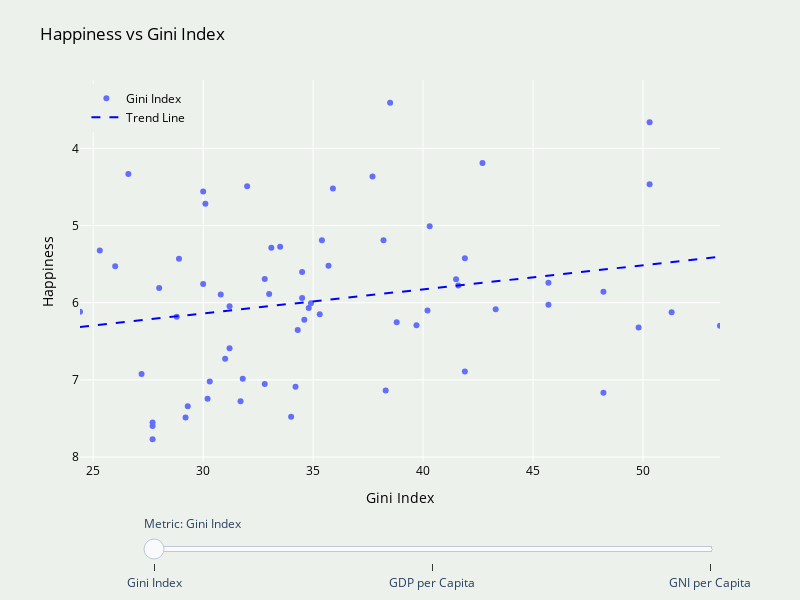

This figure's notebook cell:
### Markdown cell above
**Money does buy happiness**

It is often proposed that greater national wealth leads to higher levels of happiness among citizens. To see wether they are correlated, we analysed how average happiness scores relate to three key economic indicators: Gross Domestic Product (GDP), Gross National Income (GNI), and the Gini Index (Income inequality).



The trendlines suggest that countries with higher GDP and GNI often report higher happiness levels. This supports the general belief that wealth leads to happiness due to the fact that wealth increases access to basic needs, and social stability, factors that are positively associated with well-being and happiness. However, the relationship is not linear, and several wealthy countries show only moderate happiness scores, this suggests other factors are still extremely relevant and happiness cannot be predicted by looking at wealth alone. Correlation does not imply causation, and the observed pattern may be influenced by unmeasured factors.

The third plot, Happiness vs Gini Index, presents a different insight. Within this dataset, a negative correlation is visible, with happiness tending to decline as income inequality (measured by the Gini Index) increases. . In other words, even among wealthier nations, greater inequality is associated with lower average happiness. This aligns with findings by researchers such as Oishi et al., (2011), who in their research found that americans reported being happier on average in years where the national income inequality was less. This suggests income inequality might be a factor which has impact on the happiness . However income inequality may be acting as a substitute for how people perceive the fairness in society and the level of social mobility people have. Happiness is also a subjective measurement, and cultural differences in how inequality is perceived can vary widely, potentially affecting how people respond in surveys.

The plots suggest that while wealth does matter, its distribution may be even more of a factor. Factors such as income equality are likely important to how people will respond to questions about their happiness.

### Code cell
import pandas as pd
import numpy as np
import plotly.graph_objects as go
from plotly.offline import init_notebook_mode, iplot

init_notebook_mode(connected=True)

df = pd.read_csv('final.csv')

df['Happiness_rank'] = df['Happiness'].rank(method='min', ascending=False).astype(int)
total_countries = df['Country'].nunique()

df_gini = df.dropna(subset=['Gini_index', 'Happiness', 'Country', 'Happiness_rank'])
df_gdp  = df.dropna(subset=['GDP_current_usd', 'Happiness', 'Country', 'Happiness_rank'])
df_gni  = df.dropna(subset=['GNI_current_usd', 'Happiness', 'Country', 'Happiness_rank'])

x_range_gini = [df_gini['Gini_index'].min(), df_gini['Gini_index'].max()]
x_range_gdp  = [df_gdp['GDP_current_usd'].min(), 5e11]
x_range_gni  = [df_gni['GNI_current_usd'].min(), 5e11]
y_range      = [df['Happiness'].min(), df['Happiness'].max()]

def add_trend_trace(x, y, color, visible=True):
    x_vals = x.values
    y_vals = y.values
    slope, intercept = np.polyfit(x_vals, y_vals, 1)
    x_trend = np.linspace(min(x_vals), max(x_vals), 100)
    y_trend = slope * x_trend + intercept
    
    return go.Scatter(
        x=x_trend,
        y=y_trend,
        mode='lines',
        line=dict(color=color, dash='dash'),
        name='Trend Line',
        visible=visible,
        hoverinfo='skip'
    )

trace_gini = go.Scatter(
    x=df_gini['Gini_index'],
    y=df_gini['Happiness'],
    mode='markers',
    name='Gini Index',
    visible=True,
    text=df_gini['Country'],
    customdata=df_gini['Happiness_rank'],
    hovertemplate=(
        "Country: %{text}<br>"
        f"Rank: %{{customdata}} out of {total_countries}<br>"
        "Gini Index: %{x:.1f}<br>"
        "Happiness: %{y:.2f}<extra></extra>"
    )
)

trace_gdp = go.Scatter(
    x=df_gdp['GDP_current_usd'],
    y=df_gdp['Happiness'],
    mode='markers',
    name='GDP per Capita',
    visible=False,
    text=df_gdp['Country'],
    customdata=df_gdp['Happiness_rank'],
    hovertemplate=(
        "Country: %{text}<br>"
        f"Rank: %{{customdata}} out of {total_countries}<br>"
        "GDP per Capita: $%{x:,.0f}<br>"
        "Happiness: %{y:.2f}<extra></extra>"
    )
)

trace_gni = go.Scatter(
    x=df_gni['GNI_current_usd'],
    y=df_gni['Happiness'],
    mode='markers',
    name='GNI per Capita',
    visible=False,
    text=df_gni['Country'],
    customdata=df_gni['Happiness_rank'],
    hovertemplate=(
        "Country: %{text}<br>"
        f"Rank: %{{customdata}} out of {total_countries}<br>"
        "GNI per Capita: $%{x:,.0f}<br>"
        "Happiness: %{y:.2f}<extra></extra>"
    )
)

trend_gini = add_trend_trace(df_gini['Gini_index'], df_gini['Happiness'], 'blue', True)
trend_gdp  = add_trend_trace(df_gdp['GDP_current_usd'], df_gdp['Happiness'], 'blue', False)
trend_gni  = add_trend_trace(df_gni['GNI_current_usd'], df_gni['Happiness'], 'blue', False)

fig = go.Figure(data=[trace_gini, trace_gdp, trace_gni, trend_gini, trend_gdp, trend_gni])

steps = [
    dict(method='update', label='Gini Index',
         args=[{'visible': [True, False, False, True, False, False]},
               {'title': 'Happiness vs Gini Index',
                'xaxis': {'title': 'Gini Index', 'range': x_range_gini, 'fixedrange': True},
                'yaxis': {'title': 'Happiness', 'range': y_range, 'fixedrange': True}}]),
    dict(method='update', label='GDP per Capita',
         args=[{'visible': [False, True, False, False, True, False]},
               {'title': 'Happiness vs GDP per Capita',
                'xaxis': {'title': 'GDP per Capita (USD)', 'range': x_range_gdp, 'fixedrange': True},
                'yaxis': {'title': 'Happiness', 'range': y_range, 'fixedrange': True}}]),
    dict(method='update', label='GNI per Capita',
         args=[{'visible': [False, False, True, False, False, True]},
               {'title': 'Happiness vs GNI per Capita',
                'xaxis': {'title': 'GNI per Capita (USD)', 'range': x_range_gni, 'fixedrange': True},
                'yaxis': {'title': 'Happiness', 'range': y_range, 'fixedrange': True}}])
]

fig.update_layout(
    paper_bgcolor='#EDF1EC',
    plot_bgcolor='#EDF1EC',
    sliders=[dict(
        active=0,
        currentvalue={'prefix': 'Metric: '},
        pad={'t': 50},
        steps=steps,
        len=0.9,
        x=0.1,
        xanchor='left'
    )],
    title="Happiness vs Gini Index",
    title_font_color='black',
    width=800,
    height=600,
    autosize=False,
    margin=dict(t=80, b=80, l=80, r=80),
    xaxis=dict(
        title=dict(text='Gini Index', font=dict(size=14, color='black')),
        range=x_range_gini,
        fixedrange=True,
        tickfont=dict(size=12, color='black'),
        automargin=False
    ),
    yaxis=dict(
        title=dict(text='Happiness', font=dict(size=14, color='black')),
        range=y_range,
        fixedrange=True,
        tickmode='linear',
        dtick=1,
        tickfont=dict(size=12, color='black'),
        automargin=False,
        autorange='reversed'
    ),
    hoverlabel=dict(font=dict(size=12, color='black')),
    showlegend=True,
    legend=dict(
        font=dict(size=12, color='black'),
        x=0.01, y=0.99,
        borderwidth=0,
    )
)

fig.show()

### Figure 1 — Plotly figure (JSON) as saved in the notebook; plotly's stock layout.template omitted (floating-point values rounded to 4 significant figures; data arrays with more than 128 entries replaced by an {"elided": "..."} marker saying what was removed)
{"data": [{"customdata": [1, 2, 3, 5, 6, 7, 9, 10, 12, 13, 14, 15, 16, 17, 18, 19, 21, 23, 28, 29, 30, 31, 33, 34, 36, 38, 39, 40, 42, 43, 44, 45, 46, 48, 49, 50, 53, 54, 55, 56, 57, 58, 59, 60, 63, 64, 66, 68, 69, 72, 73, 75, 82, 83, 86, 93, 100, 102, 104, 105, 111, 114, 116, 125, 128], "hovertemplate": "Country: %{text}<br>Rank: %{customdata} out of 133<br>Gini Index: %{x:.1f}<br>Happiness: %{y:.2f}<extra></extra>", "mode": "markers", "name": "Gini Index", "text": ["Finland", "Denmark", "Norway", "Netherlands", "Switzerland", "Sweden", "Canada", "Austria", "Costa Rica", "Israel", "Luxembourg", "United Kingdom", "Ireland", "Germany", "Belgium", "United States", "Malta", "France", "Spain", "Panama", "Brazil", "Uruguay", "El Salvador", "Italy", "Poland", "Lithuania", "Colombia", "Slovenia", "Kosovo", "Argentina", "Romania", "Cyprus", "Ecuador", "Thailand", "Latvia", "Estonia", "Japan", "Honduras", "Kazakhstan", "Bolivia", "Hungary", "Paraguay", "Peru", "Portugal", "Serbia", "Moldova", "Montenegro", "Croatia", "Dominican Republic", "Belarus", "Greece", "North Macedonia", "Indonesia", "China", "Bulgaria", "Albania", "Armenia", "Georgia", "Mauritania", "Mozambique", "Sri Lanka", "Ukraine", "Uganda", "Zimbabwe", "Malawi"], "type": "scatter", "visible": true, "x": [27.7, 27.7, 27.7, 29.2, 34.0, 29.3, 31.7, 30.2, 48.2, 38.3, 34.2, 32.8, 30.3, 31.8, 27.2, 41.9, 31.0, 31.2, 34.3, 49.8, 53.5, 39.7, 38.8, 34.6, 28.8, 35.3, 51.3, 24.4, 40.2, 43.3, 34.8, 31.2, 45.7, 34.9, 34.5, 30.8, 33.0, 48.2, 28.0, 41.6, 30.0, 45.7, 41.5, 32.8, 34.5, 26.0, 35.7, 28.9, 41.9, 25.3, 33.1, 33.5, 35.4, 38.2, 40.3, 30.1, 30.0, 35.9, 32.0, 50.3, 37.7, 26.6, 42.7, 50.3, 38.5], "y": [7.769, 7.6, 7.554, 7.488, 7.48, 7.343, 7.278, 7.246, 7.167, 7.139, 7.09, 7.054, 7.021, 6.985, 6.923, 6.892, 6.726, 6.592, 6.354, 6.321, 6.3, 6.293, 6.253, 6.223, 6.182, 6.149, 6.125, 6.118, 6.1, 6.086, 6.07, 6.046, 6.028, 6.008, 5.94, 5.893, 5.886, 5.86, 5.809, 5.779, 5.758, 5.743, 5.697, 5.693, 5.603, 5.529, 5.523, 5.432, 5.425, 5.323, 5.287, 5.274, 5.192, 5.191, 5.011, 4.719, 4.559, 4.519, 4.49, 4.466, 4.366, 4.332, 4.189, 3.663, 3.41]}, {"customdata": {"elided": "132 int values"}, "hovertemplate": "Country: %{text}<br>Rank: %{customdata} out of 133<br>GDP per Capita: $%{x:,.0f}<br>Happiness: %{y:.2f}<extra></extra>", "mode": "markers", "name": "GDP per Capita", "text": {"elided": "132 str values"}, "type": "scatter", "visible": false, "x": {"elided": "132 float values"}, "y": {"elided": "132 float values"}}, {"customdata": {"elided": "132 int values"}, "hovertemplate": "Country: %{text}<br>Rank: %{customdata} out of 133<br>GNI per Capita: $%{x:,.0f}<br>Happiness: %{y:.2f}<extra></extra>", "mode": "markers", "name": "GNI per Capita", "text": {"elided": "132 str values"}, "type": "scatter", "visible": false, "x": {"elided": "132 float values"}, "y": {"elided": "132 float values"}}, {"hoverinfo": "skip", "line": {"color": "blue", "dash": "dash"}, "mode": "lines", "name": "Trend Line", "type": "scatter", "visible": true, "x": [24.4, 24.69, 24.99, 25.28, 25.58, 25.87, 26.16, 26.46, 26.75, 27.05, 27.34, 27.63, 27.93, 28.22, 28.52, 28.81, 29.1, 29.4, 29.69, 29.98, 30.28, 30.57, 30.87, 31.16, 31.45, 31.75, 32.04, 32.34, 32.63, 32.92, 33.22, 33.51, 33.81, 34.1, 34.39, 34.69, 34.98, 35.28, 35.57, 35.86, 36.16, 36.45, 36.75, 37.04, 37.33, 37.63, 37.92, 38.22, 38.51, 38.8, 39.1, 39.39, 39.68, 39.98, 40.27, 40.57, 40.86, 41.15, 41.45, 41.74, 42.04, 42.33, 42.62, 42.92, 43.21, 43.51, 43.8, 44.09, 44.39, 44.68, 44.98, 45.27, 45.56, 45.86, 46.15, 46.45, 46.74, 47.03, 47.33, 47.62, 47.92, 48.21, 48.5, 48.8, 49.09, 49.38, 49.68, 49.97, 50.27, 50.56, 50.85, 51.15, 51.44, 51.74, 52.03, 52.32, 52.62, 52.91, 53.21, 53.5], "y": [6.314, 6.305, 6.296, 6.286, 6.277, 6.268, 6.259, 6.25, 6.241, 6.231, 6.222, 6.213, 6.204, 6.195, 6.186, 6.176, 6.167, 6.158, 6.149, 6.14, 6.131, 6.121, 6.112, 6.103, 6.094, 6.085, 6.075, 6.066, 6.057, 6.048, 6.039, 6.03, 6.02, 6.011, 6.002, 5.993, 5.984, 5.975, 5.965, 5.956, 5.947, 5.938, 5.929, 5.92, 5.91, 5.901, 5.892, 5.883, 5.874, 5.864, 5.855, 5.846, 5.837, 5.828, 5.819, 5.809, 5.8, 5.791, 5.782, 5.773, 5.764, 5.754, 5.745, 5.736, 5.727, 5.718, 5.709, 5.699, 5.69, 5.681, 5.672, 5.663, 5.653, 5.644, 5.635, 5.626, 5.617, 5.608, 5.598, 5.589, 5.58, 5.571, 5.562, 5.553, 5.543, 5.534, 5.525, 5.516, 5.507, 5.498, 5.488, 5.479, 5.47, 5.461, 5.452, 5.442, 5.433, 5.424, 5.415, 5.406]}, {"hoverinfo": "skip", "line": {"color": "blue", "dash": "dash"}, "mode": "lines", "name": "Trend Line", "type": "scatter", "visible": false, "x": [1195000000.0, 218800000000.0, 436300000000.0, 653900000000.0, 871400000000.0, 1089000000000.0, 1307000000000.0, 1524000000000.0, 1742000000000.0, 1959000000000.0, 2177000000000.0, 2394000000000.0, 2612000000000.0, 2830000000000.0, 3047000000000.0, 3265000000000.0, 3482000000000.0, 3700000000000.0, 3917000000000.0, 4135000000000.0, 4352000000000.0, 4570000000000.0, 4788000000000.0, 5005000000000.0, 5223000000000.0, 5440000000000.0, 5658000000000.0, 5875000000000.0, 6093000000000.0, 6311000000000.0, 6528000000000.0, 6746000000000.0, 6963000000000.0, 7181000000000.0, 7398000000000.0, 7616000000000.0, 7833000000000.0, 8051000000000.0, 8269000000000.0, 8486000000000.0, 8704000000000.0, 8921000000000.0, 9139000000000.0, 9356000000000.0, 9574000000000.0, 9792000000000.0, 10010000000000.0, 10230000000000.0, 10440000000000.0, 10660000000000.0, 10880000000000.0, 11100000000000.0, 11310000000000.0, 11530000000000.0, 11750000000000.0, 11970000000000.0, 12180000000000.0, 12400000000000.0, 12620000000000.0, 12840000000000.0, 13060000000000.0, 13270000000000.0, 13490000000000.0, 13710000000000.0, 13930000000000.0, 14140000000000.0, 14360000000000.0, 14580000000000.0, 14800000000000.0, 15010000000000.0, 15230000000000.0, 15450000000000.0, 15670000000000.0, 15880000000000.0, 16100000000000.0, 16320000000000.0, 16540000000000.0, 16750000000000.0, 16970000000000.0, 17190000000000.0, 17410000000000.0, 17620000000000.0, 17840000000000.0, 18060000000000.0, 18280000000000.0, 18490000000000.0, 18710000000000.0, 18930000000000.0, 19150000000000.0, 19360000000000.0, 19580000000000.0, 19800000000000.0, 20020000000000.0, 20230000000000.0, 20450000000000.0, 20670000000000.0, 20890000000000.0, 21100000000000.0, 21320000000000.0, 21540000000000.0], "y": [5.432, 5.45, 5.469, 5.487, 5.506, 5.524, 5.542, 5.561, 5.579, 5.598, 5.616, 5.635, 5.653, 5.671, 5.69, 5.708, 5.727, 5.745, 5.764, 5.782, 5.801, 5.819, 5.837, 5.856, 5.874, 5.893, 5.911, 5.93, 5.948, 5.966, 5.985, 6.003, 6.022, 6.04, 6.059, 6.077, 6.095, 6.114, 6.132, 6.151, 6.169, 6.188, 6.206, 6.225, 6.243, 6.261, 6.28, 6.298, 6.317, 6.335, 6.354, 6.372, 6.39, 6.409, 6.427, 6.446, 6.464, 6.483, 6.501, 6.519, 6.538, 6.556, 6.575, 6.593, 6.612, 6.63, 6.648, 6.667, 6.685, 6.704, 6.722, 6.741, 6.759, 6.778, 6.796, 6.814, 6.833, 6.851, 6.87, 6.888, 6.907, 6.925, 6.943, 6.962, 6.98, 6.999, 7.017, 7.036, 7.054, 7.072, 7.091, 7.109, 7.128, 7.146, 7.165, 7.183, 7.201, 7.22, 7.238, 7.257]}, {"hoverinfo": "skip", "line": {"color": "blue", "dash": "dash"}, "mode": "lines", "name": "Trend Line", "type": "scatter", "visible": false, "x": [1201000000.0, 221000000000.0, 440900000000.0, 660700000000.0, 880500000000.0, 1100000000000.0, 1320000000000.0, 1540000000000.0, 1760000000000.0, 1980000000000.0, 2200000000000.0, 2419000000000.0, 2639000000000.0, 2859000000000.0, 3079000000000.0, 3299000000000.0, 3519000000000.0, 3738000000000.0, 3958000000000.0, 4178000000000.0, 4398000000000.0, 4618000000000.0, 4838000000000.0, 5057000000000.0, 5277000000000.0, 5497000000000.0, 5717000000000.0, 5937000000000.0, 6157000000000.0, 6376000000000.0, 6596000000000.0, 6816000000000.0, 7036000000000.0, 7256000000000.0, 7476000000000.0, 7695000000000.0, 7915000000000.0, 8135000000000.0, 8355000000000.0, 8575000000000.0, 8795000000000.0, 9014000000000.0, 9234000000000.0, 9454000000000.0, 9674000000000.0, 9894000000000.0, 10110000000000.0, 10330000000000.0, 10550000000000.0, 10770000000000.0, 10990000000000.0, 11210000000000.0, 11430000000000.0, 11650000000000.0, 11870000000000.0, 12090000000000.0, 12310000000000.0, 12530000000000.0, 12750000000000.0, 12970000000000.0, 13190000000000.0, 13410000000000.0, 13630000000000.0, 13850000000000.0, 14070000000000.0, 14290000000000.0, 14510000000000.0, 14730000000000.0, 14950000000000.0, 15170000000000.0, 15390000000000.0, 15610000000000.0, 15830000000000.0, 16050000000000.0, 16270000000000.0, 16490000000000.0, 16710000000000.0, 16930000000000.0, 17150000000000.0, 17370000000000.0, 17590000000000.0, 17810000000000.0, 18030000000000.0, 18250000000000.0, 18470000000000.0, 18690000000000.0, 18910000000000.0, 19130000000000.0, 19350000000000.0, 19570000000000.0, 19790000000000.0, 20010000000000.0, 20230000000000.0, 20450000000000.0, 20670000000000.0, 20890000000000.0, 21110000000000.0, 21330000000000.0, 21550000000000.0, 21760000000000.0], "y": [5.433, 5.451, 5.469, 5.488, 5.506, 5.524, 5.543, 5.561, 5.58, 5.598, 5.616, 5.635, 5.653, 5.672, 5.69, 5.708, 5.727, 5.745, 5.763, 5.782, 5.8, 5.819, 5.837, 5.855, 5.874, 5.892, 5.911, 5.929, 5.947, 5.966, 5.984, 6.003, 6.021, 6.039, 6.058, 6.076, 6.094, 6.113, 6.131, 6.15, 6.168, 6.186, 6.205, 6.223, 6.242, 6.26, 6.278, 6.297, 6.315, 6.333, 6.352, 6.37, 6.389, 6.407, 6.425, 6.444, 6.462, 6.481, 6.499, 6.517, 6.536, 6.554, 6.573, 6.591, 6.609, 6.628, 6.646, 6.664, 6.683, 6.701, 6.72, 6.738, 6.756, 6.775, 6.793, 6.812, 6.83, 6.848, 6.867, 6.885, 6.903, 6.922, 6.94, 6.959, 6.977, 6.995, 7.014, 7.032, 7.051, 7.069, 7.087, 7.106, 7.124, 7.143, 7.161, 7.179, 7.198, 7.216, 7.234, 7.253]}], "layout": {"autosize": false, "height": 600, "hoverlabel": {"font": {"color": "black", "size": 12}}, "legend": {"borderwidth": 0, "font": {"color": "black", "size": 12}, "x": 0.01, "y": 0.99}, "margin": {"b": 80, "l": 80, "r": 80, "t": 80}, "paper_bgcolor": "#EDF1EC", "plot_bgcolor": "#EDF1EC", "showlegend": true, "sliders": [{"active": 0, "currentvalue": {"prefix": "Metric: "}, "len": 0.9, "pad": {"t": 50}, "steps": [{"args": [{"visible": [true, false, false, true, false, false]}, {"title": "Happiness vs Gini Index", "xaxis": {"fixedrange": true, "range": [24.4, 53.5], "title": "Gini Index"}, "yaxis": {"fixedrange": true, "range": [2.853, 7.769], "title": "Happiness"}}], "label": "Gini Index", "method": "update"}, {"args": [{"visible": [false, true, false, false, true, false]}, {"title": "Happiness vs GDP per Capita", "xaxis": {"fixedrange": true, "range": [1195000000.0, 500000000000], "title": "GDP per Capita (USD)"}, "yaxis": {"fixedrange": true, "range": [2.853, 7.769], "title": "Happiness"}}], "label": "GDP per Capita", "method": "update"}, {"args": [{"visible": [false, false, true, false, false, true]}, {"title": "Happiness vs GNI per Capita", "xaxis": {"fixedrange": true, "range": [1201000000.0, 500000000000], "title": "GNI per Capita (USD)"}, "yaxis": {"fixedrange": true, "range": [2.853, 7.769], "title": "Happiness"}}], "label": "GNI per Capita", "method": "update"}], "x": 0.1, "xanchor": "left"}], "title": {"font": {"color": "black"}, "text": "Happiness vs Gini Index"}, "width": 800, "xaxis": {"automargin": false, "fixedrange": true, "range": [24.4, 53.5], "tickfont": {"color": "black", "size": 12}, "title": {"font": {"color": "black", "size": 14}, "text": "Gini Index"}}, "yaxis": {"automargin": false, "autorange": "reversed", "dtick": 1, "fixedrange": true, "range": [2.853, 7.769], "tickfont": {"color": "black", "size": 12}, "tickmode": "linear", "title": {"font": {"color": "black", "size": 14}, "text": "Happiness"}}}}
